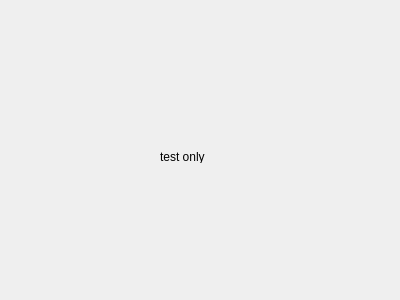
<?xml version="1.0" encoding="UTF-8"?>
<ui version="4.0">
 <class>Form</class>
 <widget class="QWidget" name="Form">
  <property name="geometry">
   <rect>
    <x>0</x>
    <y>0</y>
    <width>400</width>
    <height>300</height>
   </rect>
  </property>
  <property name="windowTitle">
   <string>Form</string>
  </property>
  <widget class="QLabel" name="label">
   <property name="geometry">
    <rect>
     <x>160</x>
     <y>150</y>
     <width>47</width>
     <height>13</height>
    </rect>
   </property>
   <property name="text">
    <string>test only</string>
   </property>
  </widget>
 </widget>
 <resources/>
 <connections/>
</ui>
